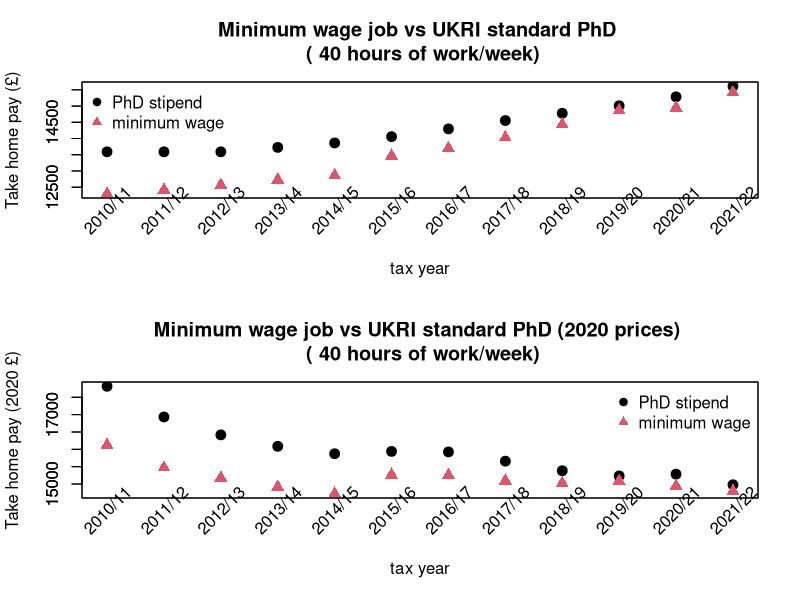

R code for this plot:
#ukri standard stipend- uses GDP deflator? https://www.uea.ac.uk/research/research-with-us/postgraduate-research/latest-phds-and-research-studentships/postgraduate-research-fees-and-funding/stipends-and-fee-levels
stipend=rev(c(15609,15285,15009,14777,14553,14296,14057,13863,13726,13590,13590,13590))
#inflation adjustment from Bank of England  #https://www.bankofengland.co.uk/monetary-policy/inflation/inflation-calculator
infl_adj=rev(c(1000/1.042,1000,1015,1041,1076,1114,1134,1145,1172,1208,1246,1311)/1000)

#minimum wage in pence per hour #https://www.nibusinessinfo.co.uk/content/national-minimum-wage-previous-rates
min=c(608,619,631,650,670,720,750,783,821,872,891,950)
hours=40

#20% income tax over this 
personal_allow=c(12570,12570,12500,12500,11850,11500,10600,10000,9440,8105,7475,6475)
#12% NI over this
NI_thresh=c(190,184,183,166,162,157,155,153,149,146,136,110)


length(min);length(stipend);length(personal_allow);length(NI_thresh)
#plot(personal_allow,NI_thresh)

min_gross=(min/100*hours*52)
min_takehome=sapply(1:length(min),function(i) min_gross[i]-max(c(0,min_gross[i]-personal_allow[i]))*0.2-
                      max(c(0,min_gross[i]-NI_thresh[i]*52))*0.12)
par(mfrow=c(2,1))

#plot absolute 
plot(stipend,ylim=c(min(c(min_takehome,stipend)),max(c(min_takehome,stipend))),
     xaxt='n',cex=1.3,pch=19,
     ylab='Take home pay (£)',xlab='',main=paste('Minimum wage job vs UKRI standard PhD \n (' ,hours ,'hours of work/week)'))
par(new=T)

plot(min_takehome,pch=17,col=2,ylim=c(min(c(min_takehome,stipend)),
                                     max(c(min_takehome,stipend))),
     cex=1.3,xlab='tax year',ylab='',xaxt='n')

loc=min(c(min_takehome,stipend))-
  ((max(c(min_takehome,stipend)))-min(c(min_takehome,stipend)))/6.6
text(x=1:12,y=loc,labels=paste('20',10:21,'/',11:22,sep=''),srt=45, xpd=TRUE)

legend(col=1:2,bty='n',x='topleft',legend=c('PhD stipend','minimum wage'),pch=c(19,17))
################################################### real terms adjustment

plot(stipend*infl_adj,ylim=c(min(c(min_takehome*infl_adj,stipend*infl_adj)),max(c(min_takehome*infl_adj,stipend*infl_adj))),
     xaxt='n',cex=1.3,pch=19,
     ylab='Take home pay (2020 £)',xlab='',main=paste('Minimum wage job vs UKRI standard PhD (2020 prices) \n (',hours ,'hours of work/week)'))
par(new=T)

plot(min_takehome*infl_adj,pch=17,col=2,ylim=c(min(c(min_takehome*infl_adj,stipend*infl_adj)),
                                     max(c(min_takehome*infl_adj,stipend*infl_adj))),
     cex=1.3,xlab='tax year',ylab='',xaxt='n')


loc=min(c(min_takehome*infl_adj,stipend*infl_adj))-
((max(c(min_takehome*infl_adj,stipend*infl_adj)))-min(c(min_takehome*infl_adj,stipend*infl_adj)))/6.6
text(x=1:12,y=loc,labels=paste('20',10:21,'/',11:22,sep=''),srt=45, xpd=TRUE)
legend(col=1:2,bty='n',x='topright',legend=c('PhD stipend','minimum wage'),pch=c(19,17))

